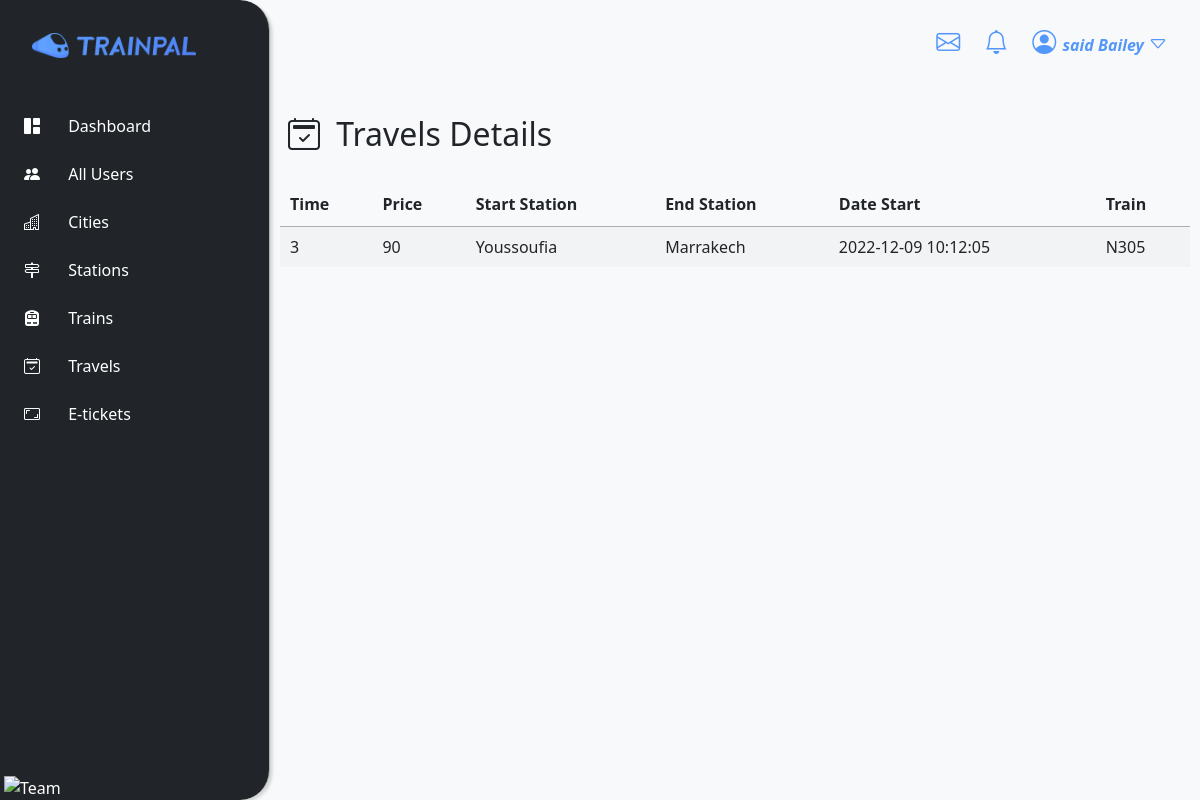
Screenshot of /traveldetails.php?id=1 (signed in) with the database file from the repository.
### tables this page shows
CREATE TABLE IF NOT EXISTS `travels` (
  `id` int NOT NULL AUTO_INCREMENT,
  `time` float NOT NULL,
  `price` float NOT NULL,
  `seat` int NOT NULL DEFAULT '0',
  `start_station_id` int NOT NULL,
  `end_station_id` int NOT NULL,
  `date_start` timestamp NOT NULL,
  `created_at` timestamp NOT NULL DEFAULT CURRENT_TIMESTAMP,
  `updated_at` timestamp NOT NULL,
  `created_by` int NOT NULL,
  `updated_by` int NOT NULL,
  `train_id` int NOT NULL,
  PRIMARY KEY (`id`)
);

CREATE TABLE IF NOT EXISTS `stations` (
  `id` int NOT NULL AUTO_INCREMENT,
  `name` varchar(60) NOT NULL,
  `address` text NOT NULL,
  `capacity` int NOT NULL,
  `city_id` int NOT NULL,
  PRIMARY KEY (`id`)
);

CREATE TABLE IF NOT EXISTS `trains` (
  `id` int NOT NULL AUTO_INCREMENT,
  `name` varchar(60) NOT NULL,
  `capacity` int NOT NULL,
  `type_id` int NOT NULL,
  PRIMARY KEY (`id`)
);

### models/connection.php (called while the page is built, shortened)
<?php
class Connection
{
      private $serv = 'localhost';
      private $user = 'root';
      private $pass = '';
      private $bd = 'youtrain';
      private function pdoConnection()
      {
            $con = new PDO('mysql:host=' . $this->serv . ';dbname=' . $this->bd, $this->user, $this->pass);
            $con->setAttribute(PDO::ATTR_DEFAULT_FETCH_MODE, PDO::FETCH_ASSOC);
            try {
                  return $con;
            } catch (PDOException $e) {
                  echo 'Database Error: ' . $e->getMessage();
            }
      }
      public function connect()
      {
            return $this->pdoConnection();
      }
}

### models/traveldetail.php (called while the page is built)
<?php
require_once 'connection.php';
class TravelDetail extends Connection
{
    public $id;
    function __construct($id = null)
    {
        $this->id  = $id;
    }
    function getId($id)
    {
        $this->id = $id;
    }
    public function allTravelDetails()
    {
        $sql = "SELECT travels.*,
                trains.name as train,
                start_station.name as station_start,
                end_station.name as station_end
                from travels
                inner join stations as start_station on start_station.id = travels.start_station_id
                inner join stations as end_station on end_station.id = travels.end_station_id
                inner join trains on trains.id = travels.train_id
                inner join bookings on bookings.travel_id = travels.id
                WHERE travels.id = ?";
        $stmt = $this->connect()->prepare($sql);
        $stmt->execute([$this->id]);
        $result = $stmt->fetch();
        return $result;
    }
}

### views/allTraveldetails.php (the view, shortened to what this page needs)
<?php
include_once './models/traveldetail.php';
if (isset($_GET['id'])) {
    extract($_GET);
    $travel = new TravelDetail();
    $travel->getId($id);
    $travels = $travel->allTravelDetails();
}
?>
<table id="data-table" class="display dataTable" style="width: 100%" aria-describedby="example_info">
    <thead>
        <tr>
            <th>Time</th>
            <th>Price</th>
            <th>Start Station</th>
            <th>End Station</th>
            <th>Date Start</th>
            <th>Train</th>
        </tr>
    </thead>
    <tbody>
        <tr class="odd">
            <td class=""><?= $travels["time"] ?></td>
            <td class=""><?= $travels["price"] ?></td>
            <td class=""><?= $travels["station_start"] ?></td>
            <td class=""><?= $travels["station_end"] ?></td>
            <td class=""><?= $travels["date_start"] ?></td>
            <td class=""><?= $travels["train"] ?></td>
        </tr>
    </tbody>
</table>

### assets/css/style.css (style rules this page uses)
* { margin: 0; padding: 0; box-sizing: border-box; }
body { overflow-x: hidden; }
body { background-color: #dadde6 }

### rows the page displays
travels: time "3", price "90", stations.name "Youssoufia", stations.name "Marrakech", date_start "2022-12-09 10:12:05", train.name "N305"

### other values shown
$_SESSION['first_name'] "said"
$_SESSION['last_name'] "Bailey"
